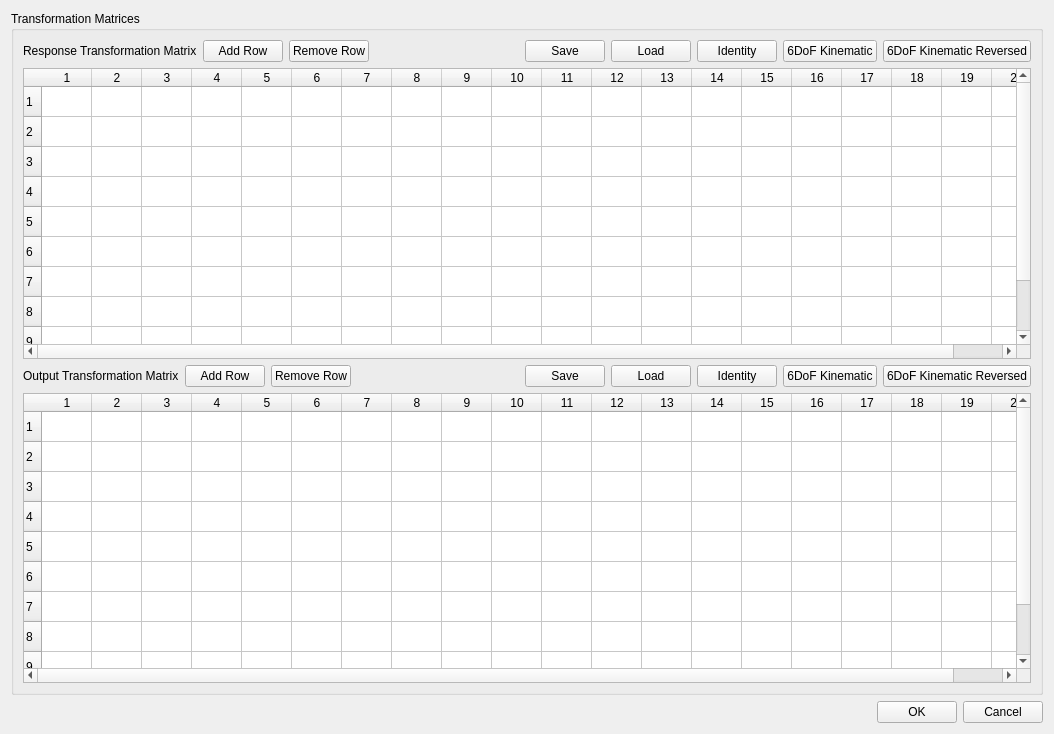
<?xml version="1.0" encoding="UTF-8"?>
<ui version="4.0">
 <class>Form</class>
 <widget class="QWidget" name="Form">
  <property name="geometry">
   <rect>
    <x>0</x>
    <y>0</y>
    <width>1054</width>
    <height>734</height>
   </rect>
  </property>
  <property name="windowTitle">
   <string>Form</string>
  </property>
  <layout class="QVBoxLayout" name="verticalLayout">
   <item>
    <widget class="QGroupBox" name="transformation_matrices_panel">
     <property name="title">
      <string>Transformation Matrices</string>
     </property>
     <layout class="QVBoxLayout" name="verticalLayout_8">
      <item>
       <layout class="QHBoxLayout" name="response_transformation_button_layout">
        <item>
         <widget class="QLabel" name="response_transformation_label">
          <property name="text">
           <string>Response Transformation Matrix</string>
          </property>
         </widget>
        </item>
        <item>
         <widget class="QPushButton" name="response_transformation_add_row_button">
          <property name="toolTip">
           <string>&lt;html&gt;&lt;head/&gt;&lt;body&gt;&lt;p&gt;&lt;span style=&quot; font-weight:600;&quot;&gt;Response Transformation Matrix Add Row&lt;/span&gt;&lt;/p&gt;&lt;p&gt;Add a virtual control channel to the response transformation&lt;/p&gt;&lt;/body&gt;&lt;/html&gt;</string>
          </property>
          <property name="text">
           <string>Add Row</string>
          </property>
         </widget>
        </item>
        <item>
         <widget class="QPushButton" name="response_transformation_remove_row_button">
          <property name="toolTip">
           <string>&lt;html&gt;&lt;head/&gt;&lt;body&gt;&lt;p&gt;&lt;span style=&quot; font-weight:600;&quot;&gt;Response Transformation Matrix Remove Row&lt;/span&gt;&lt;/p&gt;&lt;p&gt;Remove the selected virtual control channel from the response transformation&lt;/p&gt;&lt;/body&gt;&lt;/html&gt;</string>
          </property>
          <property name="text">
           <string>Remove Row</string>
          </property>
         </widget>
        </item>
        <item>
         <spacer name="response_transformation_button_spacer">
          <property name="orientation">
           <enum>Qt::Horizontal</enum>
          </property>
          <property name="sizeHint" stdset="0">
           <size>
            <width>40</width>
            <height>20</height>
           </size>
          </property>
         </spacer>
        </item>
        <item>
         <widget class="QPushButton" name="response_transformation_save_matrix_button">
          <property name="toolTip">
           <string>&lt;html&gt;&lt;head/&gt;&lt;body&gt;&lt;p&gt;&lt;span style=&quot; font-weight:600;&quot;&gt;Response Transformation Matrix Save&lt;/span&gt;&lt;/p&gt;&lt;p&gt;Opens a file dialog allowing the user to save the response transformation matrix to a file.&lt;/p&gt;&lt;/body&gt;&lt;/html&gt;</string>
          </property>
          <property name="text">
           <string>Save</string>
          </property>
         </widget>
        </item>
        <item>
         <widget class="QPushButton" name="response_transformation_load_matrix_button">
          <property name="toolTip">
           <string>&lt;html&gt;&lt;head/&gt;&lt;body&gt;&lt;p&gt;&lt;span style=&quot; font-weight:600;&quot;&gt;Response Transformation Matrix Load&lt;/span&gt;&lt;/p&gt;&lt;p&gt;Opens a file dialog to allow the user to load in a response transformation matrix from a file.&lt;/p&gt;&lt;/body&gt;&lt;/html&gt;</string>
          </property>
          <property name="text">
           <string>Load</string>
          </property>
         </widget>
        </item>
        <item>
         <widget class="QPushButton" name="response_transformation_identity_button">
          <property name="toolTip">
           <string>&lt;html&gt;&lt;head/&gt;&lt;body&gt;&lt;p&gt;&lt;span style=&quot; font-weight:600;&quot;&gt;Response Transformation Matrix Identity&lt;/span&gt;&lt;/p&gt;&lt;p&gt;Set the response transformation to the identity matrix (effectively removes the transformation)&lt;/p&gt;&lt;/body&gt;&lt;/html&gt;</string>
          </property>
          <property name="text">
           <string>Identity</string>
          </property>
         </widget>
        </item>
        <item>
         <widget class="QPushButton" name="response_transformation_6dof_kinematic_button">
          <property name="toolTip">
           <string>&lt;html&gt;&lt;head/&gt;&lt;body&gt;&lt;p&gt;&lt;span style=&quot; font-weight:600;&quot;&gt;Response Transformation 6DoF Kinematic&lt;/span&gt;&lt;/p&gt;&lt;p&gt;Sets the response transformation matrix to a kinematic transformation matrix based on a typical 6-DoF shaker configuration, such as that found in the Team Tensor shaker.&lt;/p&gt;&lt;/body&gt;&lt;/html&gt;</string>
          </property>
          <property name="text">
           <string>6DoF Kinematic</string>
          </property>
         </widget>
        </item>
        <item>
         <widget class="QPushButton" name="response_transformation_reversed_6dof_kinematic_button">
          <property name="toolTip">
           <string>&lt;html&gt;&lt;head/&gt;&lt;body&gt;&lt;p&gt;&lt;span style=&quot; font-weight:600;&quot;&gt;Response Transformation 6DoF Kinematic Reversed&lt;/span&gt;&lt;/p&gt;&lt;p&gt;Sets the response transformation matrix to a kinematic transformation matrix based on a typical 6-DoF shaker configuration, such as that found in the Team Tensor shaker. This default switches the signs on some of the coefficients based on shaker wiring.&lt;/p&gt;&lt;/body&gt;&lt;/html&gt;</string>
          </property>
          <property name="text">
           <string>6DoF Kinematic Reversed</string>
          </property>
         </widget>
        </item>
       </layout>
      </item>
      <item>
       <widget class="QTableWidget" name="response_transformation_matrix">
        <property name="toolTip">
         <string>&lt;html&gt;&lt;head/&gt;&lt;body&gt;&lt;p&gt;&lt;span style=&quot; font-weight:600;&quot;&gt;Response Transformation Matrix&lt;/span&gt;&lt;/p&gt;&lt;p&gt;Transformation matrix transforming physical control degrees of freedom (columns) into virtual degrees of freedom (rows).&lt;/p&gt;&lt;/body&gt;&lt;/html&gt;</string>
        </property>
        <property name="rowCount">
         <number>10</number>
        </property>
        <property name="columnCount">
         <number>20</number>
        </property>
        <attribute name="horizontalHeaderDefaultSectionSize">
         <number>50</number>
        </attribute>
        <attribute name="horizontalHeaderMinimumSectionSize">
         <number>30</number>
        </attribute>
        <row/>
        <row/>
        <row/>
        <row/>
        <row/>
        <row/>
        <row/>
        <row/>
        <row/>
        <row/>
        <column/>
        <column/>
        <column/>
        <column/>
        <column/>
        <column/>
        <column/>
        <column/>
        <column/>
        <column/>
        <column/>
        <column/>
        <column/>
        <column/>
        <column/>
        <column/>
        <column/>
        <column/>
        <column/>
        <column/>
       </widget>
      </item>
      <item>
       <layout class="QHBoxLayout" name="output_transformation_button_layout">
        <item>
         <widget class="QLabel" name="output_transformation_label">
          <property name="text">
           <string>Output Transformation Matrix</string>
          </property>
         </widget>
        </item>
        <item>
         <widget class="QPushButton" name="output_transformation_add_row_button">
          <property name="toolTip">
           <string>&lt;html&gt;&lt;head/&gt;&lt;body&gt;&lt;p&gt;&lt;span style=&quot; font-weight:600;&quot;&gt;Output Transformation Matrix Add Row&lt;/span&gt;&lt;/p&gt;&lt;p&gt;Add a virtual excitation channel to the output transformation&lt;/p&gt;&lt;/body&gt;&lt;/html&gt;</string>
          </property>
          <property name="text">
           <string>Add Row</string>
          </property>
         </widget>
        </item>
        <item>
         <widget class="QPushButton" name="output_transformation_remove_row_button">
          <property name="toolTip">
           <string>&lt;html&gt;&lt;head/&gt;&lt;body&gt;&lt;p&gt;&lt;span style=&quot; font-weight:600;&quot;&gt;Output Transformation Matrix Remove Row&lt;/span&gt;&lt;/p&gt;&lt;p&gt;Remove the selected virtual excitation channel from the output transformation&lt;/p&gt;&lt;/body&gt;&lt;/html&gt;</string>
          </property>
          <property name="text">
           <string>Remove Row</string>
          </property>
         </widget>
        </item>
        <item>
         <spacer name="output_transformation_button_spacer">
          <property name="orientation">
           <enum>Qt::Horizontal</enum>
          </property>
          <property name="sizeHint" stdset="0">
           <size>
            <width>40</width>
            <height>20</height>
           </size>
          </property>
         </spacer>
        </item>
        <item>
         <widget class="QPushButton" name="output_transformation_save_matrix_button">
          <property name="toolTip">
           <string>&lt;html&gt;&lt;head/&gt;&lt;body&gt;&lt;p&gt;&lt;span style=&quot; font-weight:600;&quot;&gt;Output Transformation Matrix Save&lt;/span&gt;&lt;/p&gt;&lt;p&gt;Opens a file dialog allowing the user to save the output transformation matrix to a file.&lt;/p&gt;&lt;/body&gt;&lt;/html&gt;</string>
          </property>
          <property name="text">
           <string>Save</string>
          </property>
         </widget>
        </item>
        <item>
         <widget class="QPushButton" name="output_transformation_load_matrix_button">
          <property name="toolTip">
           <string>&lt;html&gt;&lt;head/&gt;&lt;body&gt;&lt;p&gt;&lt;span style=&quot; font-weight:600;&quot;&gt;Output Transformation Matrix Load&lt;/span&gt;&lt;/p&gt;&lt;p&gt;Opens a file dialog to allow the user to load in an output transformation matrix from a file.&lt;/p&gt;&lt;/body&gt;&lt;/html&gt;</string>
          </property>
          <property name="text">
           <string>Load</string>
          </property>
         </widget>
        </item>
        <item>
         <widget class="QPushButton" name="output_transformation_identity_button">
          <property name="toolTip">
           <string>&lt;html&gt;&lt;head/&gt;&lt;body&gt;&lt;p&gt;&lt;span style=&quot; font-weight:600;&quot;&gt;Output Transformation Matrix Identity&lt;/span&gt;&lt;/p&gt;&lt;p&gt;Set the output transformation to the identity matrix (effectively removes the transformation)&lt;/p&gt;&lt;/body&gt;&lt;/html&gt;</string>
          </property>
          <property name="text">
           <string>Identity</string>
          </property>
         </widget>
        </item>
        <item>
         <widget class="QPushButton" name="output_transformation_6dof_kinematic_button">
          <property name="toolTip">
           <string>&lt;html&gt;&lt;head/&gt;&lt;body&gt;&lt;p&gt;&lt;span style=&quot; font-weight:600;&quot;&gt;Output Transformation 6DoF Kinematic&lt;/span&gt;&lt;/p&gt;&lt;p&gt;Sets the output transformation matrix to a kinematic transformation matrix based on a typical 6-DoF shaker configuration, such as that found in the Team Tensor shaker.&lt;/p&gt;&lt;/body&gt;&lt;/html&gt;</string>
          </property>
          <property name="text">
           <string>6DoF Kinematic</string>
          </property>
         </widget>
        </item>
        <item>
         <widget class="QPushButton" name="output_transformation_reversed_6dof_kinematic_button">
          <property name="toolTip">
           <string>&lt;html&gt;&lt;head/&gt;&lt;body&gt;&lt;p&gt;&lt;span style=&quot; font-weight:600;&quot;&gt;Output Transformation 6DoF Kinematic Reversed&lt;/span&gt;&lt;/p&gt;&lt;p&gt;Sets the output transformation matrix to a kinematic transformation matrix based on a typical 6-DoF shaker configuration, such as that found in the Team Tensor shaker. This default switches the signs on some of the coefficients based on shaker wiring.&lt;/p&gt;&lt;/body&gt;&lt;/html&gt;</string>
          </property>
          <property name="text">
           <string>6DoF Kinematic Reversed</string>
          </property>
         </widget>
        </item>
       </layout>
      </item>
      <item>
       <widget class="QTableWidget" name="output_transformation_matrix">
        <property name="toolTip">
         <string>&lt;html&gt;&lt;head/&gt;&lt;body&gt;&lt;p&gt;&lt;span style=&quot; font-weight:600;&quot;&gt;Output Transformation Matrix&lt;/span&gt;&lt;/p&gt;&lt;p&gt;Transformation matrix transforming physical excitation degrees of freedom (columns) into virtual excitation degrees of freedom (rows).&lt;/p&gt;&lt;/body&gt;&lt;/html&gt;</string>
        </property>
        <property name="rowCount">
         <number>10</number>
        </property>
        <property name="columnCount">
         <number>20</number>
        </property>
        <attribute name="horizontalHeaderDefaultSectionSize">
         <number>50</number>
        </attribute>
        <attribute name="horizontalHeaderMinimumSectionSize">
         <number>30</number>
        </attribute>
        <row/>
        <row/>
        <row/>
        <row/>
        <row/>
        <row/>
        <row/>
        <row/>
        <row/>
        <row/>
        <column/>
        <column/>
        <column/>
        <column/>
        <column/>
        <column/>
        <column/>
        <column/>
        <column/>
        <column/>
        <column/>
        <column/>
        <column/>
        <column/>
        <column/>
        <column/>
        <column/>
        <column/>
        <column/>
        <column/>
       </widget>
      </item>
     </layout>
    </widget>
   </item>
   <item>
    <layout class="QHBoxLayout" name="horizontalLayout">
     <item>
      <spacer name="horizontalSpacer">
       <property name="orientation">
        <enum>Qt::Horizontal</enum>
       </property>
       <property name="sizeHint" stdset="0">
        <size>
         <width>40</width>
         <height>20</height>
        </size>
       </property>
      </spacer>
     </item>
     <item>
      <widget class="QPushButton" name="ok_button">
       <property name="toolTip">
        <string>&lt;html&gt;&lt;head/&gt;&lt;body&gt;&lt;p&gt;&lt;span style=&quot; font-weight:600;&quot;&gt;OK&lt;/span&gt;&lt;/p&gt;&lt;p&gt;Saves the transformation matrices to the environment&lt;/p&gt;&lt;/body&gt;&lt;/html&gt;</string>
       </property>
       <property name="text">
        <string>OK</string>
       </property>
      </widget>
     </item>
     <item>
      <widget class="QPushButton" name="cancel_button">
       <property name="toolTip">
        <string>&lt;html&gt;&lt;head/&gt;&lt;body&gt;&lt;p&gt;&lt;span style=&quot; font-weight:600;&quot;&gt;Cancel&lt;/span&gt;&lt;/p&gt;&lt;p&gt;Cancels modification of the transformation matrices&lt;/p&gt;&lt;/body&gt;&lt;/html&gt;</string>
       </property>
       <property name="text">
        <string>Cancel</string>
       </property>
      </widget>
     </item>
    </layout>
   </item>
  </layout>
 </widget>
 <resources/>
 <connections/>
</ui>
